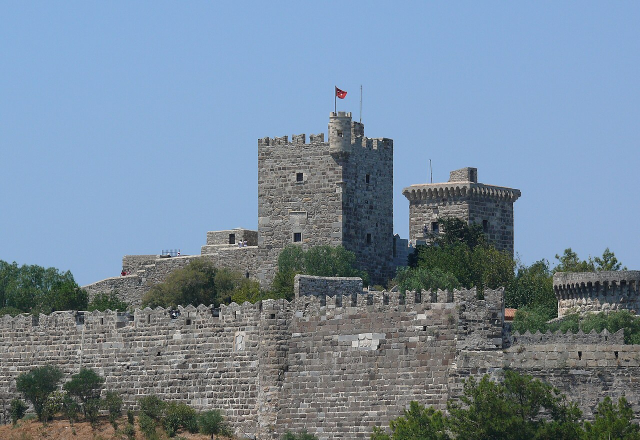
#> input picture episodes/bodrum-mozole-1522/img/arka_aday4.jpg, 1280 x 879 px, found by its file name (shown at 1/2 size)
$ python gorsel.py
#> lines starting #> are read from the running program, lines starting #| are printed output that depends on the picture
"""hierapolis-cehennem-kapisi: arka plan ve kanıt görsellerini kaynaklardan üretir.

    python episodes/hierapolis-cehennem-kapisi/gorsel.py

img/arka_aday4.jpg   Interfase, "Plutonion in Hierapolis 13" (2025), CC BY-SA 4.0 -> img/arka.jpg (kare kırpım, 1,42x, parlaklık)
                     (tur 1-2: arka_aday1, Raddato, Apollon Tapınağı; tur 2 hakemi mağara görünmediği için değiştirildi -> arka())
img/kanit_aday1b.jpg Interfase, "Plutonion in Hierapolis 3" (2025), CC BY-SA 4.0 -> img/kanit_1.jpg (kırpım)
img/strabon_sayfa.jpg Strabon, Geography VI, çev. H. L. Jones, Loeb 1929, s. 187 (kamu malı; IA in.ernet.dli.2015.57230, leaf 195)
                     -> img/kanit_2.jpg (tam satırlarda kırpım, yalnız autocontrast)
"""
from pathlib import Path

import numpy as np
from PIL import Image, ImageEnhance, ImageFilter, ImageOps

IMG = Path(__file__).resolve().parent / "img"


def olc(im, ad):
    a = np.asarray(im.convert("RGB").resize((720, 720 * im.height // im.width))).astype(float)
    hsv = np.asarray(im.convert("RGB").convert("HSV").resize((720, 720 * im.height // im.width))).astype(float)
    g = np.asarray(im.convert("L").resize((720, 720 * im.height // im.width))).astype(float)
    lap = np.abs(g[1:-1, 1:-1] * 4 - g[:-2, 1:-1] - g[2:, 1:-1] - g[1:-1, :-2] - g[1:-1, 2:]).var() ** 0.5
    print(f"{ad}: {im.size} parlaklık {a.mean():.0f} doygunluk {hsv[..., 1].mean() / 255:.2f} laplace~{lap:.1f}")


def arka():
    im = Image.open(IMG / "arka_aday1.jpg").convert("RGB")
    im = im.crop((60, 0, 60 + 1272, 1272))          # sol-orta: sağdaki çit ve anten direkleri dışarıda
    im = im.resize((1080, 1080), Image.LANCZOS)
    im = ImageEnhance.Color(im).enhance(0.68)
    im = ImageEnhance.Brightness(im).enhance(0.93)
    im.save(IMG / "arka.jpg", quality=92)
    olc(im, "arka")


def arka_kapi(x0=120, y0=140, n=760):
    """Interfase, 'Plutonion in Hierapolis 13' (2025, CC BY-SA 4.0): mağara ağzı, kemer, su ve theatron basamakları.
    Üstteki modern yürüme yolu korkuluğu (y < 130) ve alttaki projektör (x 690-860, y 905-1120) kırpımın dışında."""
#> called with x0 = 120, y0 = 140, n = 760
    im = Image.open(IMG / "arka_aday4.jpg").convert("RGB")
#> im is the input picture: PIL image 1280x879 RGB; mean R, G, B 117.8, 136.4, 153.7
    im = im.crop((x0, y0, x0 + n, y0 + n)).resize((1080, 1080), Image.LANCZOS)
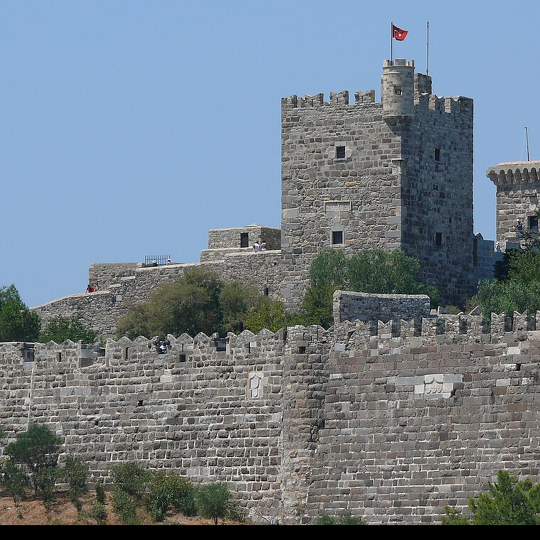
#> im: PIL image 1080x1080 RGB (shown at 1/2 size); mean R, G, B 114.7, 127.5, 138.6
    im = ImageEnhance.Color(im).enhance(1.12)
    im = ImageEnhance.Brightness(im).enhance(0.92)
    im.save(IMG / "arka.jpg", quality=92)
    olc(im, "arka (kapı)")
#> in olc, `a = np.asarray(im.convert("RGB").resize((720, 720 * im.height // im.wi..`:
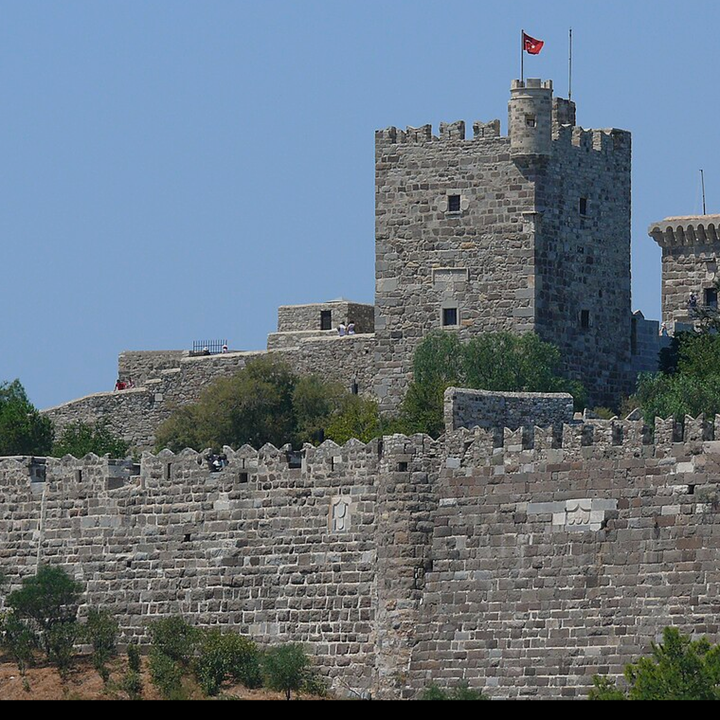
#> a: shape (720, 720, 3) float64; mean R, G, B 103.5, 116.6, 128.1
#> in olc, `hsv = np.asarray(im.convert("RGB").convert("HSV").resize((720, 720 * i..`:
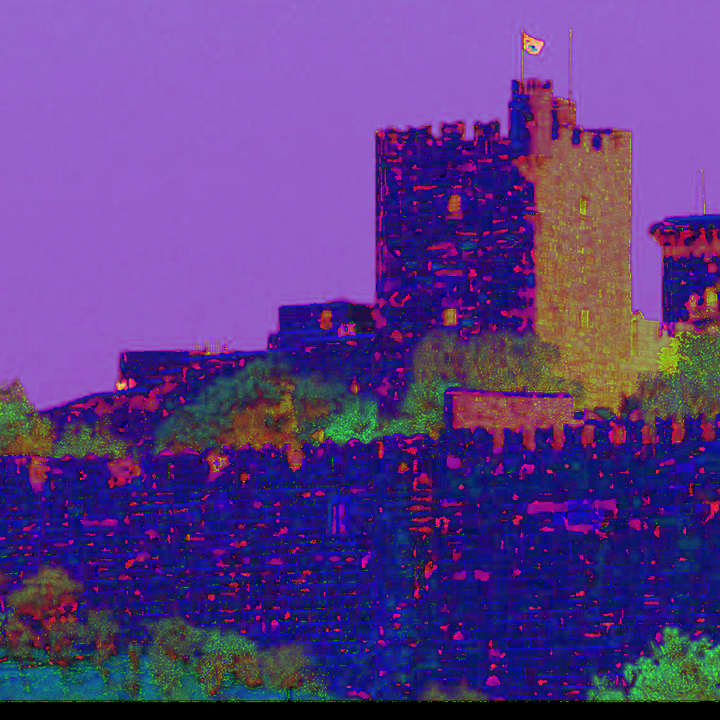
#> hsv: shape (720, 720, 3) float64; mean R, G, B 91, 58.8, 133.6
#> in olc, `g = np.asarray(im.convert("L").resize((720, 720 * im.height // im.widt..`:
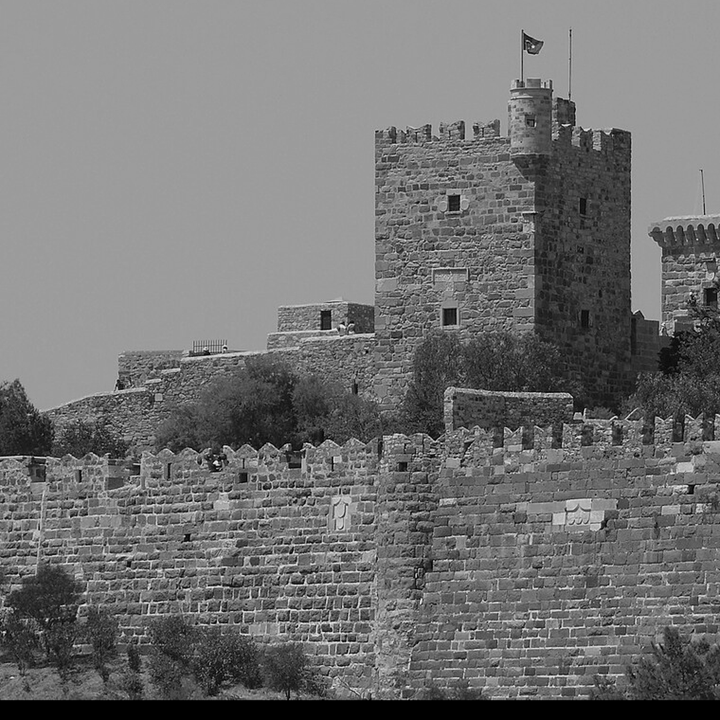
#> g: shape (720, 720) float64; min 0, max 243, mean 114
#> in olc, `lap = np.abs(g[1:-1, 1:-1] * 4 - g[:-2, 1:-1] - g[2:, 1:-1] - g[1:-1, ..`: lap = 41.84
#| arka (kapı): (1080, 1080) parlaklık 116 doygunluk 0.23 laplace~41.8


def kanit_1():
#> (the run stopped early here; a loop or call above may not have finished)
